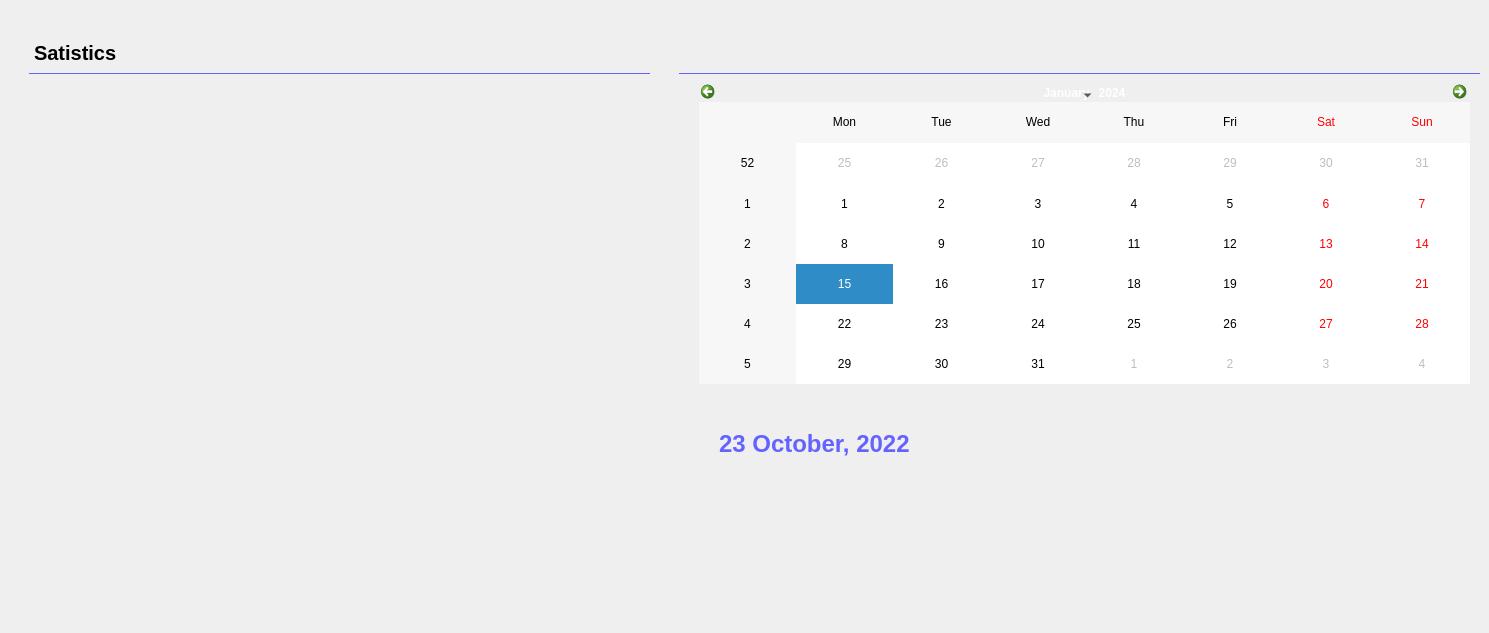
     <widget class="QWidget" name="reservation_tab2">
      <attribute name="title">
       <string>Satistics</string>
      </attribute>
      <widget class="QWidget" name="reservation_statistic2" native="true">
       <property name="geometry">
        <rect>
         <x>679</x>
         <y>33</y>
         <width>801</width>
         <height>591</height>
        </rect>
       </property>
       <property name="sizeIncrement">
        <size>
         <width>1200</width>
         <height>1200</height>
        </size>
       </property>
       <property name="styleSheet">
        <string notr="true">border-radius:12px;</string>
       </property>
       <widget class="QLabel" name="label_25">
        <property name="geometry">
         <rect>
          <x>0</x>
          <y>0</y>
          <width>801</width>
          <height>41</height>
         </rect>
        </property>
        <property name="styleSheet">
         <string notr="true">background:transparent;
border-radius:0px;
font-size:20px;
font-weight:700;
border-bottom:1px solid #6563FF;</string>
        </property>
        <property name="text">
         <string/>
        </property>
       </widget>
       <widget class="QCalendarWidget" name="calendarWidget">
        <property name="geometry">
         <rect>
          <x>20</x>
          <y>50</y>
          <width>771</width>
          <height>301</height>
         </rect>
        </property>
       </widget>
       <widget class="QFrame" name="frame">
        <property name="geometry">
         <rect>
          <x>20</x>
          <y>360</y>
          <width>761</width>
          <height>221</height>
         </rect>
        </property>
        <property name="frameShape">
         <enum>QFrame::StyledPanel</enum>
        </property>
        <property name="frameShadow">
         <enum>QFrame::Raised</enum>
        </property>
        <widget class="QLabel" name="calendar_date_label">
         <property name="geometry">
          <rect>
           <x>20</x>
           <y>30</y>
           <width>271</width>
           <height>41</height>
          </rect>
         </property>
         <property name="styleSheet">
          <string notr="true">font-size:24px;
font-weight:700;
color: #6563FF;</string>
         </property>
         <property name="text">
          <string>23 October, 2022 </string>
         </property>
        </widget>
        <widget class="QLabel" name="date_aller_label">
         <property name="geometry">
          <rect>
           <x>340</x>
           <y>90</y>
           <width>411</width>
           <height>41</height>
          </rect>
         </property>
         <property name="text">
          <string/>
         </property>
        </widget>
        <widget class="QLabel" name="id_reservation_label">
         <property name="geometry">
          <rect>
           <x>20</x>
           <y>150</y>
           <width>271</width>
           <height>41</height>
          </rect>
         </property>
         <property name="text">
          <string/>
         </property>
        </widget>
        <widget class="QLabel" name="date_retour_label">
         <property name="geometry">
          <rect>
           <x>340</x>
           <y>160</y>
           <width>411</width>
           <height>41</height>
          </rect>
         </property>
         <property name="text">
          <string/>
         </property>
        </widget>
        <widget class="QLabel" name="client_name_label">
         <property name="geometry">
          <rect>
           <x>20</x>
           <y>90</y>
           <width>271</width>
           <height>41</height>
          </rect>
         </property>
         <property name="text">
          <string/>
         </property>
        </widget>
        <widget class="QLabel" name="destination_label">
         <property name="geometry">
          <rect>
           <x>340</x>
           <y>20</y>
           <width>411</width>
           <height>41</height>
          </rect>
         </property>
         <property name="text">
          <string/>
         </property>
        </widget>
       </widget>
      </widget>
      <widget class="QWidget" name="reservation_statistic1" native="true">
       <property name="geometry">
        <rect>
         <x>29</x>
         <y>33</y>
         <width>621</width>
         <height>591</height>
        </rect>
       </property>
       <property name="sizeIncrement">
        <size>
         <width>1200</width>
         <height>1200</height>
        </size>
       </property>
       <property name="styleSheet">
        <string notr="true">border-radius:12px;</string>
       </property>
       <widget class="QLabel" name="label_21">
        <property name="geometry">
         <rect>
          <x>0</x>
          <y>0</y>
          <width>621</width>
          <height>41</height>
         </rect>
        </property>
        <property name="styleSheet">
         <string notr="true">background:transparent;
border-radius:0px;
font-size:20px;
font-weight:700;
border-bottom:1px solid #6563FF;</string>
        </property>
        <property name="text">
         <string>Satistics</string>
        </property>
       </widget>
       <widget class="QFrame" name="chart_reservation">
        <property name="geometry">
         <rect>
          <x>30</x>
          <y>50</y>
          <width>551</width>
          <height>291</height>
         </rect>
        </property>
        <property name="frameShape">
         <enum>QFrame::StyledPanel</enum>
        </property>
        <property name="frameShadow">
         <enum>QFrame::Raised</enum>
        </property>
       </widget>
       <widget class="QFrame" name="piechart_reservation">
        <property name="geometry">
         <rect>
          <x>30</x>
          <y>360</y>
          <width>551</width>
          <height>191</height>
         </rect>
        </property>
        <property name="frameShape">
         <enum>QFrame::StyledPanel</enum>
        </property>
        <property name="frameShadow">
         <enum>QFrame::Raised</enum>
        </property>
       </widget>
      </widget>
     </widget>
